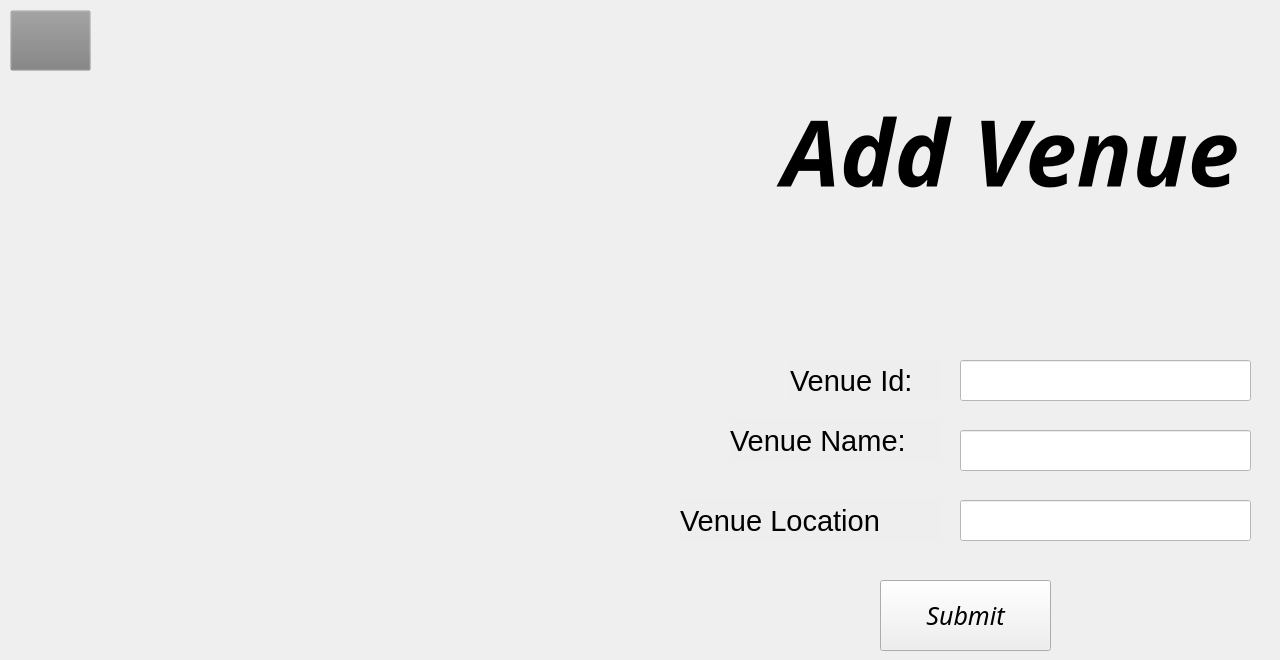
    <widget class="QWidget" name="ADDformforVenue">
     <widget class="QPushButton" name="venue_addform_backbutton">
      <property name="geometry">
       <rect>
        <x>10</x>
        <y>10</y>
        <width>81</width>
        <height>61</height>
       </rect>
      </property>
      <property name="styleSheet">
       <string notr="true">
background-color: rgb(128, 128, 128, 0.01);
border-image: url(:/back-button.png);</string>
      </property>
      <property name="text">
       <string/>
      </property>
     </widget>
     <widget class="QLabel" name="label_68">
      <property name="geometry">
       <rect>
        <x>680</x>
        <y>500</y>
        <width>261</width>
        <height>41</height>
       </rect>
      </property>
      <property name="font">
       <font>
        <pointsize>22</pointsize>
       </font>
      </property>
      <property name="styleSheet">
       <string notr="true">background-color:rgb(128,128,128,0.01);</string>
      </property>
      <property name="text">
       <string>Venue Location</string>
      </property>
     </widget>
     <widget class="QLineEdit" name="lineEdit_25">
      <property name="geometry">
       <rect>
        <x>960</x>
        <y>430</y>
        <width>291</width>
        <height>41</height>
       </rect>
      </property>
      <property name="font">
       <font>
        <pointsize>14</pointsize>
       </font>
      </property>
      <property name="styleSheet">
       <string notr="true">
background-color: white;</string>
      </property>
     </widget>
     <widget class="QLabel" name="label_69">
      <property name="geometry">
       <rect>
        <x>730</x>
        <y>420</y>
        <width>211</width>
        <height>41</height>
       </rect>
      </property>
      <property name="font">
       <font>
        <pointsize>22</pointsize>
       </font>
      </property>
      <property name="styleSheet">
       <string notr="true">background-color:rgb(128,128,128,0.01);</string>
      </property>
      <property name="text">
       <string>Venue Name:</string>
      </property>
     </widget>
     <widget class="QLineEdit" name="lineEdit_27">
      <property name="geometry">
       <rect>
        <x>960</x>
        <y>360</y>
        <width>291</width>
        <height>41</height>
       </rect>
      </property>
      <property name="font">
       <font>
        <pointsize>14</pointsize>
       </font>
      </property>
      <property name="styleSheet">
       <string notr="true">
background-color: white;</string>
      </property>
     </widget>
     <widget class="QLineEdit" name="lineEdit_29">
      <property name="geometry">
       <rect>
        <x>960</x>
        <y>500</y>
        <width>291</width>
        <height>41</height>
       </rect>
      </property>
      <property name="font">
       <font>
        <pointsize>14</pointsize>
       </font>
      </property>
      <property name="styleSheet">
       <string notr="true">
background-color: white;</string>
      </property>
     </widget>
     <widget class="QPushButton" name="pushButton_5">
      <property name="geometry">
       <rect>
        <x>880</x>
        <y>580</y>
        <width>171</width>
        <height>71</height>
       </rect>
      </property>
      <property name="font">
       <font>
        <family>Poppins</family>
        <pointsize>19</pointsize>
        <weight>50</weight>
        <italic>true</italic>
        <bold>false</bold>
       </font>
      </property>
      <property name="text">
       <string>Submit</string>
      </property>
     </widget>
     <widget class="QLabel" name="label_42">
      <property name="geometry">
       <rect>
        <x>750</x>
        <y>90</y>
        <width>521</width>
        <height>121</height>
       </rect>
      </property>
      <property name="font">
       <font>
        <family>JasmineUPC</family>
        <pointsize>69</pointsize>
        <weight>75</weight>
        <italic>true</italic>
        <bold>true</bold>
       </font>
      </property>
      <property name="styleSheet">
       <string notr="true">background-color: rgb(128, 128, 128, 0.001);</string>
      </property>
      <property name="text">
       <string>Add Venue</string>
      </property>
      <property name="alignment">
       <set>Qt::AlignCenter</set>
      </property>
     </widget>
     <widget class="QLabel" name="label_74">
      <property name="geometry">
       <rect>
        <x>790</x>
        <y>360</y>
        <width>151</width>
        <height>41</height>
       </rect>
      </property>
      <property name="font">
       <font>
        <pointsize>22</pointsize>
       </font>
      </property>
      <property name="styleSheet">
       <string notr="true">background-color:rgb(128,128,128,0.01);</string>
      </property>
      <property name="text">
       <string>Venue Id:</string>
      </property>
     </widget>
    </widget>
